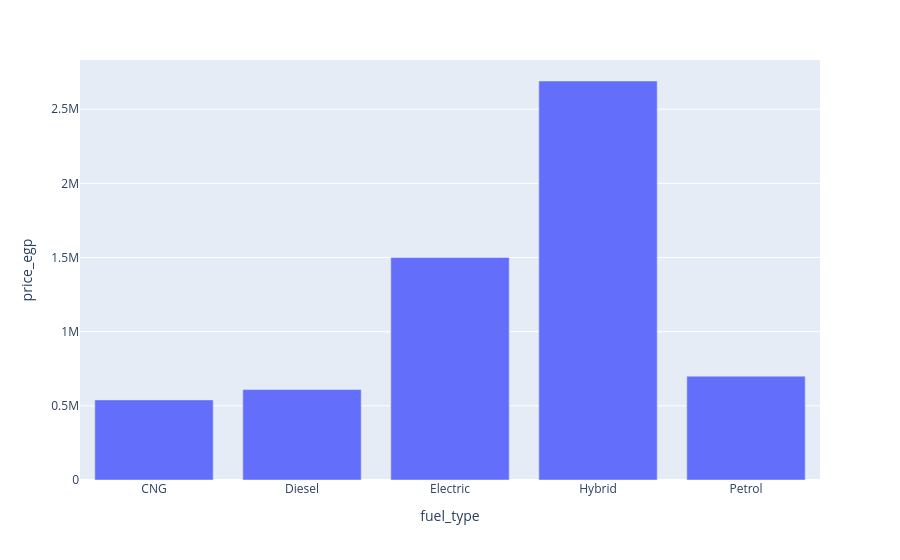

The code cell stored with this chart in its notebook:
### Code cell
px.bar(Cars_df.groupby(['fuel_type'])['price_egp'].median().reset_index(),x='fuel_type',y='price_egp')

### Figure 1 — Plotly figure (JSON) as saved in the notebook; plotly's stock layout.template omitted (floating-point values rounded to 4 significant figures)
{"data": [{"hovertemplate": "fuel_type=%{x}<br>price_egp=%{y}<extra></extra>", "legendgroup": "", "marker": {"color": "#636efa", "pattern": {"shape": ""}}, "name": "", "orientation": "v", "showlegend": false, "textposition": "auto", "type": "bar", "x": ["CNG", "Diesel", "Electric", "Hybrid", "Petrol"], "xaxis": "x", "y": [540000.0, 610000.0, 1500000.0, 2690000.0, 700000.0], "yaxis": "y"}], "layout": {"barmode": "relative", "legend": {"tracegroupgap": 0}, "margin": {"t": 60}, "xaxis": {"anchor": "y", "domain": [0, 1], "title": {"text": "fuel_type"}}, "yaxis": {"anchor": "x", "domain": [0, 1], "title": {"text": "price_egp"}}}}
